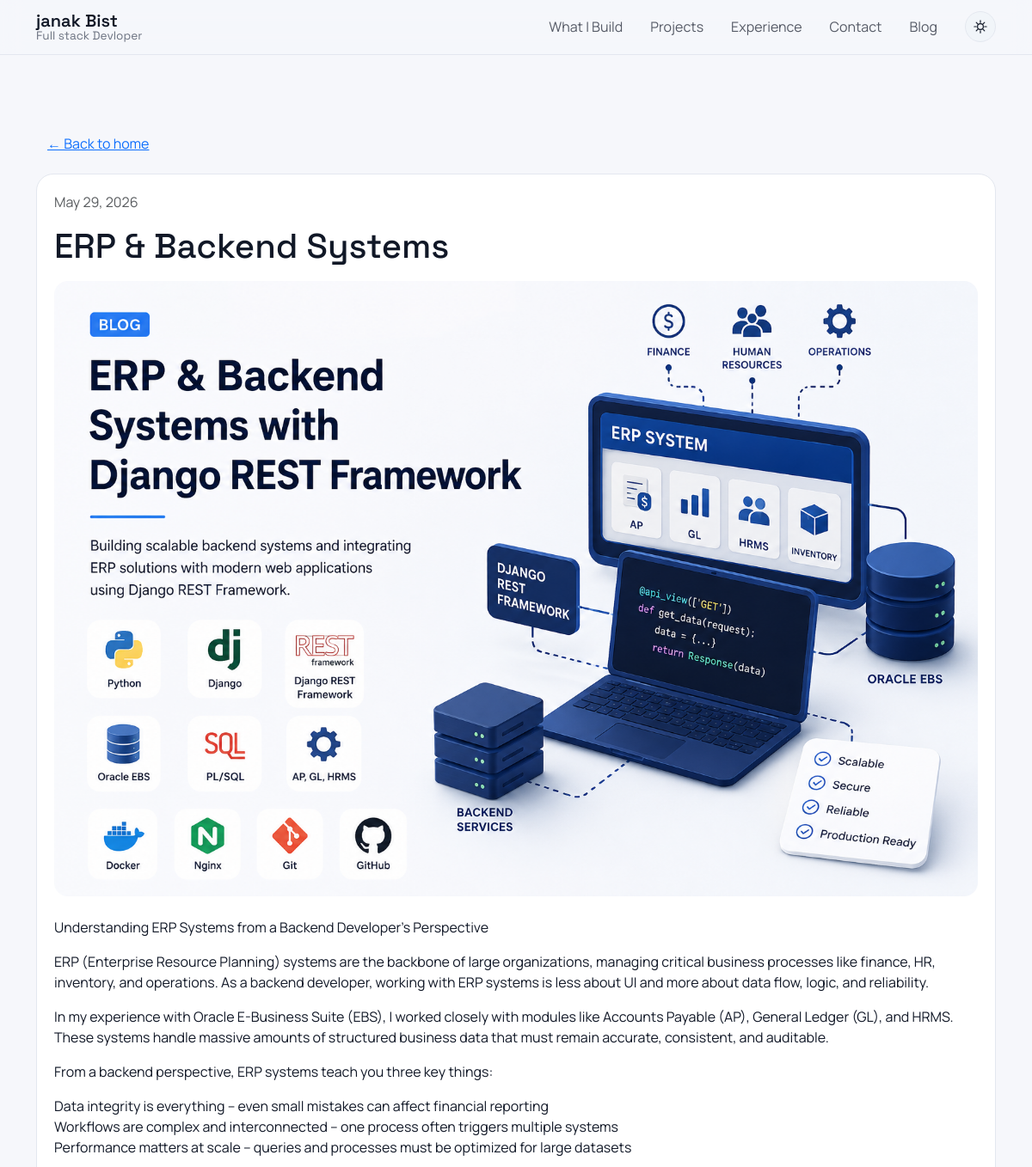
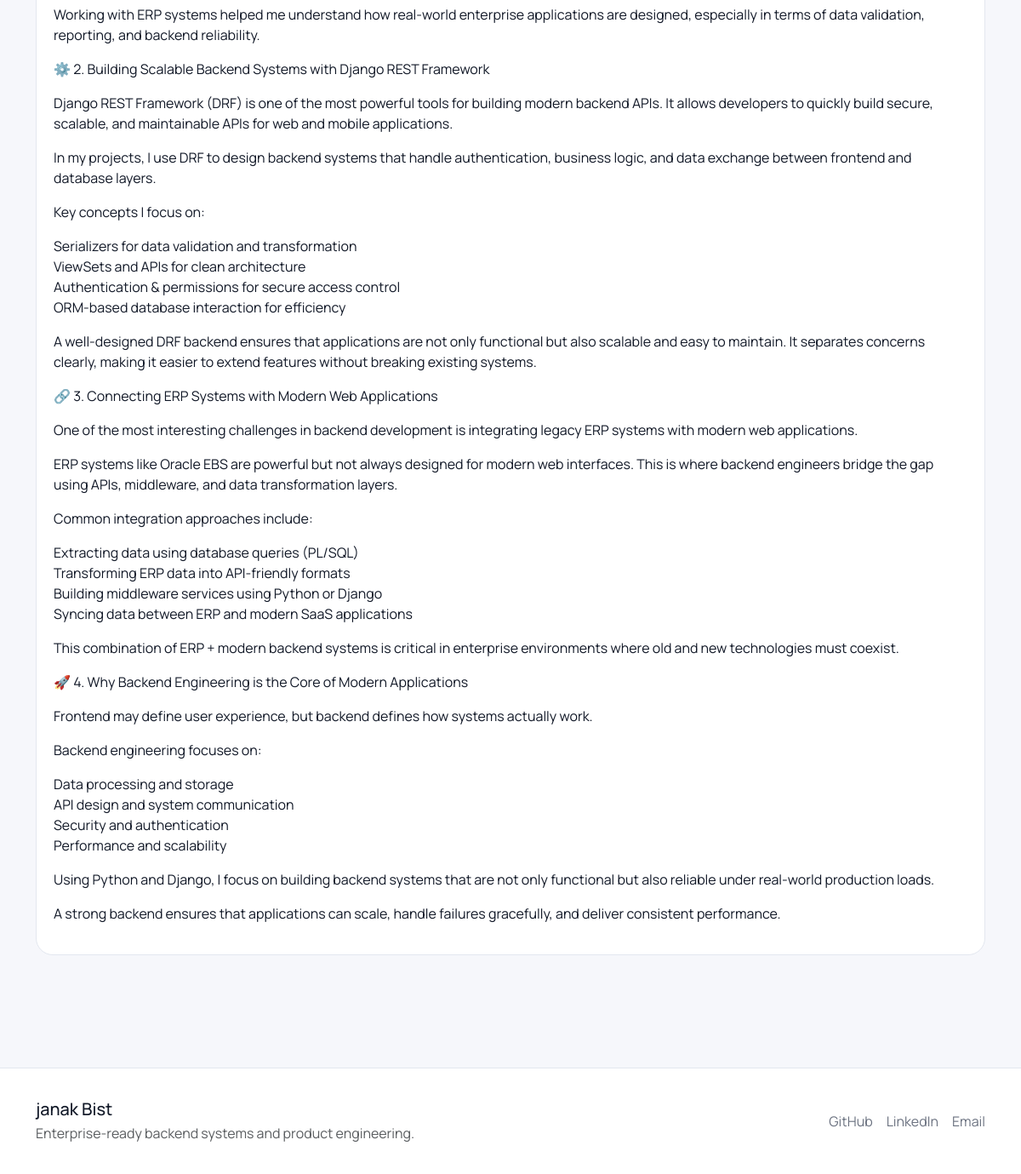
Page /blog/1/ on the committed database (2 pictures, top to bottom).
### portfolio/models.py (models this page shows, shortened)
class Profile(models.Model):
    name = models.CharField(max_length=120)
    role = models.CharField(max_length=120)
    bio = models.TextField()
    image = models.ImageField(upload_to="profile/", blank=True, null=True)
    cv = models.FileField(upload_to="cv/", blank=True, null=True)
    skills = models.TextField(help_text="Comma-separated skills")
    social_github = models.URLField(blank=True)
    social_linkedin = models.URLField(blank=True)
    social_twitter = models.URLField(blank=True)
    social_email = models.EmailField(blank=True)
    social_website = models.URLField(blank=True)
    updated_at = models.DateTimeField(auto_now=True)

class Blog(models.Model):
    title = models.CharField(max_length=200)
    content = models.TextField()
    image = models.ImageField(upload_to="blog/", blank=True, null=True)
    is_published = models.BooleanField(default=True)
    created_at = models.DateTimeField(auto_now_add=True)
    updated_at = models.DateTimeField(auto_now=True)

### portfolio/views.py (the view)
# urls.py: path("blog/<int:pk>/", BlogDetailView.as_view(), name="blog_detail"),
class BlogDetailView(DetailView):
    model = Blog
    template_name = "portfolio/blog_detail.html"
    context_object_name = "post"
    def get_context_data(self, **kwargs):
        context = super().get_context_data(**kwargs)
        context["profile"] = Profile.objects.first()
        return context

### templates/portfolio/blog_detail.html (shortened to what this page needs)
{% extends 'portfolio/base.html' %}
{% load static %}
{% block content %}
<section class="section-padding">
    <div class="container">
        <a class="btn btn-link" href="/">← Back to home</a>
        <div class="blog-detail content-card mt-3">
            <p class="text-muted">{{ post.created_at|date:'M d, Y' }}</p>
            <h1 class="mb-3">{{ post.title }}</h1>
            {% if post.image %}
                <img class="img-fluid rounded-4 mb-4" src="{{ post.image.url }}" alt="{{ post.title }}" />
            {% endif %}
            <div class="post-content">
                {{ post.content|linebreaks }}
            </div>
        </div>
    </div>
</section>
{% endblock %}

### templates/portfolio/partials/navbar.html (shortened to what this page needs)
<nav class="navbar navbar-expand-lg sticky-top site-nav">
    <div class="container">
        <a class="navbar-brand" href="/">
            <span class="brand-name">{{ profile.name|default:'Portfolio' }}</span>
            <span class="brand-role">{{ profile.role|default:'Full-stack Developer' }}</span>
        </a>
        <div class="collapse navbar-collapse" id="mainNav">
            <ul class="navbar-nav ms-auto gap-lg-3">
                <li class="nav-item"><a class="nav-link" href="#services">What I Build</a></li>
                <li class="nav-item"><a class="nav-link" href="#projects">Projects</a></li>
                <li class="nav-item"><a class="nav-link" href="#experience">Experience</a></li>
                <li class="nav-item"><a class="nav-link" href="#contact">Contact</a></li>
                <li class="nav-item"><a class="nav-link" href="#blog">Blog</a></li>
            </ul>
            <div class="nav-actions ms-lg-4">
                <button class="theme-toggle" id="themeToggle" type="button" aria-label="Switch to dark mode">
                    <span class="theme-icon theme-icon-sun" aria-hidden="true">
                        <svg viewBox="0 0 24 24" role="img" focusable="false">
                            <circle cx="12" cy="12" r="4.5" />
                            <path d="M12 2.5v3.2M12 18.3v3.2M21.5 12h-3.2M5.7 12H2.5M18.4 5.6l-2.3 2.3M7.9 16.1l-2.3 2.3M18.4 18.4l-2.3-2.3M7.9 7.9l-2.3-2.3" />
                        </svg>
                    </span>
                </button>
            </div>
        </div>
    </div>
</nav>

### templates/portfolio/partials/footer.html (shortened to what this page needs)
<footer class="site-footer mt-5">
    <div class="container d-flex flex-column flex-lg-row justify-content-between align-items-center gap-3">
        <div>
            <h5 class="mb-1">{{ profile.name|default:'Portfolio' }}</h5>
            <p class="mb-0 text-muted">Enterprise-ready backend systems and product engineering.</p>
        </div>
        <div class="d-flex gap-3">
            {% if profile.social_github %}<a href="{{ profile.social_github }}" target="_blank" rel="noopener">GitHub</a>{% endif %}
            {% if profile.social_linkedin %}<a href="{{ profile.social_linkedin }}" target="_blank" rel="noopener">LinkedIn</a>{% endif %}
            {% if profile.social_email %}<a href="mailto:{{ profile.social_email }}">Email</a>{% endif %}
        </div>
    </div>
</footer>

### static/css/portfolio.css (style rules this page uses)
:root { --bg: #f6f7fb; --bg-soft: #eff2f8; --surface: #ffffff; --text: #111827; --muted: #6b7280; --border: #e3e7ef; --accent: #0f172a; --accent-soft: #f1f5f9; }
body.portfolio-body { font-family: "Manrope", sans-serif; background: var(--bg); color: var(--text); min-height: 100vh; scroll-behavior: smooth; }
h1, h2, h3, h4, .navbar-brand { font-family: "Space Grotesk", sans-serif; }
.site-nav { backdrop-filter: blur(12px); background: rgba(246, 247, 251, 0.9); border-bottom: 1px solid var(--border); }
.navbar-brand { display: flex; flex-direction: column; line-height: 1.1; }
.brand-name { font-weight: 600; color: var(--text); }
.brand-role { font-size: 0.85rem; color: var(--muted); }
.site-nav .nav-link { color: var(--text); opacity: 0.7; }
.nav-actions { display: flex; align-items: center; gap: 12px; }
.theme-toggle { border: 1px solid var(--border); background: var(--accent-soft); color: var(--text); border-radius: 999px; width: 36px; height: 36px; display: inline-flex; align-items: center; justify-content: center; cursor: pointer; transition: background 0.2s ease, border-color 0.2s ease; }
.theme-icon { display: inline-flex; width: 18px; height: 18px; }
.theme-icon svg { width: 100%; height: 100%; fill: none; stroke: currentColor; stroke-width: 1.6; stroke-linecap: round; stroke-linejoin: round; }
.section-padding { padding: 84px 0; }
.stat-card, .project-card, .blog-card, .service-card, .contact-card, .experience-card, .stack-card, .content-card { background: var(--surface); border: 1px solid var(--border); border-radius: 20px; padding: 20px; height: 100%; }
.site-footer { border-top: 1px solid var(--border); padding: 36px 0; background: var(--surface); }
.site-footer a { color: var(--muted); text-decoration: none; }

### rows in the picture
Profile: name "janak Bist", role "Full stack Devloper"
Blog: created_at "May 29, 2026", title "ERP & Backend Systems", image (picture), content "Understanding ERP Systems from a Backend Developer’s Perspective ERP (Enterprise Resource Planning) systems are the backbone of large organizations, managing critical business processes like finance, HR, inventory, and operations. As a backend developer, working with ERP systems is less about UI and more about data flow, logic, and reliability. In my experience with Oracle E-Business Suite (EBS), I worked closely with modules like Accounts Payable (AP), General Ledger (GL), and HRMS. These systems handle massive amounts of structured business data that must remain accurate, consistent, and auditable. From a backend perspective, ERP systems teach you three key things: Data integrity is…"
